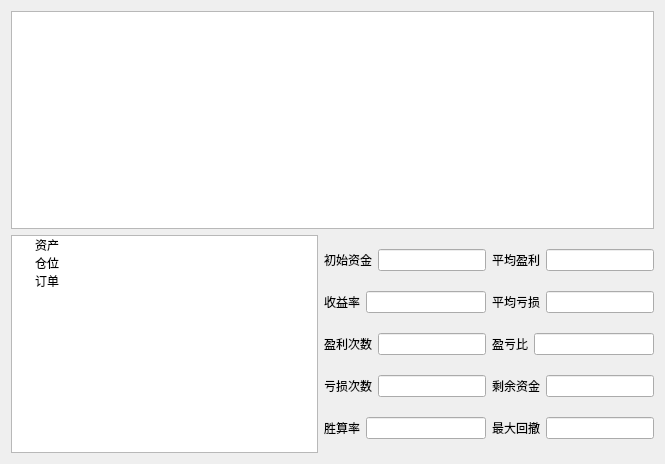
<?xml version="1.0" encoding="UTF-8"?>
<ui version="4.0">
 <class>Form</class>
 <widget class="QWidget" name="Form">
  <property name="geometry">
   <rect>
    <x>0</x>
    <y>0</y>
    <width>665</width>
    <height>464</height>
   </rect>
  </property>
  <property name="windowTitle">
   <string>Form</string>
  </property>
  <property name="windowIcon">
   <iconset>
    <normaloff>../icon/indicator.png</normaloff>../icon/indicator.png</iconset>
  </property>
  <layout class="QVBoxLayout" name="verticalLayout_2">
   <item>
    <widget class="QGraphicsView" name="graphicsView"/>
   </item>
   <item>
    <layout class="QHBoxLayout" name="horizontalLayout_26">
     <item>
      <widget class="QTreeWidget" name="treeWidget">
       <attribute name="headerVisible">
        <bool>false</bool>
       </attribute>
       <column>
        <property name="text">
         <string>New Column</string>
        </property>
       </column>
       <item>
        <property name="text">
         <string>资产</string>
        </property>
       </item>
       <item>
        <property name="text">
         <string>仓位</string>
        </property>
       </item>
       <item>
        <property name="text">
         <string>订单</string>
        </property>
       </item>
      </widget>
     </item>
     <item>
      <layout class="QVBoxLayout" name="verticalLayout">
       <item>
        <layout class="QHBoxLayout" name="horizontalLayout_21">
         <item>
          <layout class="QHBoxLayout" name="horizontalLayout_11">
           <item>
            <widget class="QLabel" name="label">
             <property name="text">
              <string>初始资金</string>
             </property>
            </widget>
           </item>
           <item>
            <widget class="QLineEdit" name="lineEdit_11"/>
           </item>
          </layout>
         </item>
         <item>
          <layout class="QHBoxLayout" name="horizontalLayout_17">
           <item>
            <widget class="QLabel" name="label_17">
             <property name="text">
              <string>平均盈利</string>
             </property>
            </widget>
           </item>
           <item>
            <widget class="QLineEdit" name="lineEdit_17"/>
           </item>
          </layout>
         </item>
        </layout>
       </item>
       <item>
        <layout class="QHBoxLayout" name="horizontalLayout_22">
         <item>
          <layout class="QHBoxLayout" name="horizontalLayout_12">
           <item>
            <widget class="QLabel" name="label_12">
             <property name="text">
              <string>收益率</string>
             </property>
            </widget>
           </item>
           <item>
            <widget class="QLineEdit" name="lineEdit_12"/>
           </item>
          </layout>
         </item>
         <item>
          <layout class="QHBoxLayout" name="horizontalLayout_18">
           <item>
            <widget class="QLabel" name="label_18">
             <property name="text">
              <string>平均亏损</string>
             </property>
            </widget>
           </item>
           <item>
            <widget class="QLineEdit" name="lineEdit_18"/>
           </item>
          </layout>
         </item>
        </layout>
       </item>
       <item>
        <layout class="QHBoxLayout" name="horizontalLayout_23">
         <item>
          <layout class="QHBoxLayout" name="horizontalLayout_13">
           <item>
            <widget class="QLabel" name="label_13">
             <property name="text">
              <string>盈利次数</string>
             </property>
            </widget>
           </item>
           <item>
            <widget class="QLineEdit" name="lineEdit_13"/>
           </item>
          </layout>
         </item>
         <item>
          <layout class="QHBoxLayout" name="horizontalLayout_19">
           <item>
            <widget class="QLabel" name="label_19">
             <property name="text">
              <string>盈亏比</string>
             </property>
            </widget>
           </item>
           <item>
            <widget class="QLineEdit" name="lineEdit_19"/>
           </item>
          </layout>
         </item>
        </layout>
       </item>
       <item>
        <layout class="QHBoxLayout" name="horizontalLayout_24">
         <item>
          <layout class="QHBoxLayout" name="horizontalLayout_14">
           <item>
            <widget class="QLabel" name="label_14">
             <property name="text">
              <string>亏损次数</string>
             </property>
            </widget>
           </item>
           <item>
            <widget class="QLineEdit" name="lineEdit_14"/>
           </item>
          </layout>
         </item>
         <item>
          <layout class="QHBoxLayout" name="horizontalLayout_20">
           <item>
            <widget class="QLabel" name="label_20">
             <property name="text">
              <string>剩余资金</string>
             </property>
            </widget>
           </item>
           <item>
            <widget class="QLineEdit" name="lineEdit_20"/>
           </item>
          </layout>
         </item>
        </layout>
       </item>
       <item>
        <layout class="QHBoxLayout" name="horizontalLayout_25">
         <item>
          <layout class="QHBoxLayout" name="horizontalLayout_15">
           <item>
            <widget class="QLabel" name="label_15">
             <property name="text">
              <string>胜算率</string>
             </property>
            </widget>
           </item>
           <item>
            <widget class="QLineEdit" name="lineEdit_15"/>
           </item>
          </layout>
         </item>
         <item>
          <layout class="QHBoxLayout" name="horizontalLayout_16">
           <item>
            <widget class="QLabel" name="label_16">
             <property name="text">
              <string>最大回撤</string>
             </property>
            </widget>
           </item>
           <item>
            <widget class="QLineEdit" name="lineEdit_16"/>
           </item>
          </layout>
         </item>
        </layout>
       </item>
      </layout>
     </item>
    </layout>
   </item>
  </layout>
 </widget>
 <resources/>
 <connections/>
</ui>
